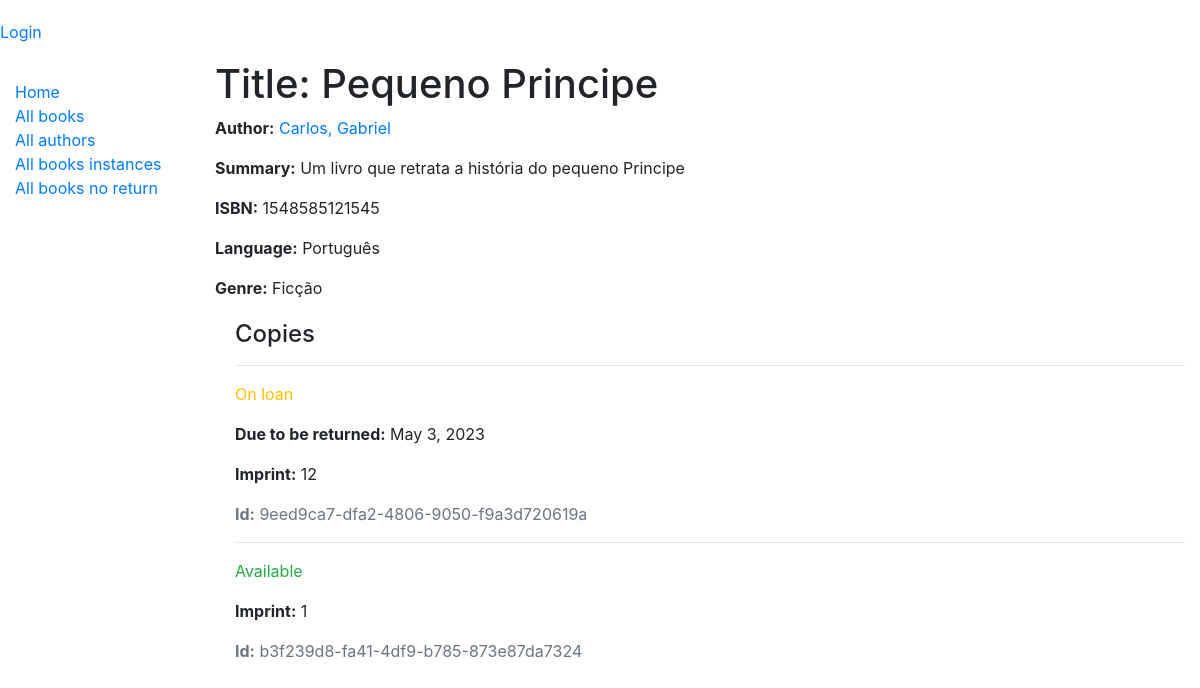
The page /catalog/book/1/ on the database as committed earlier.
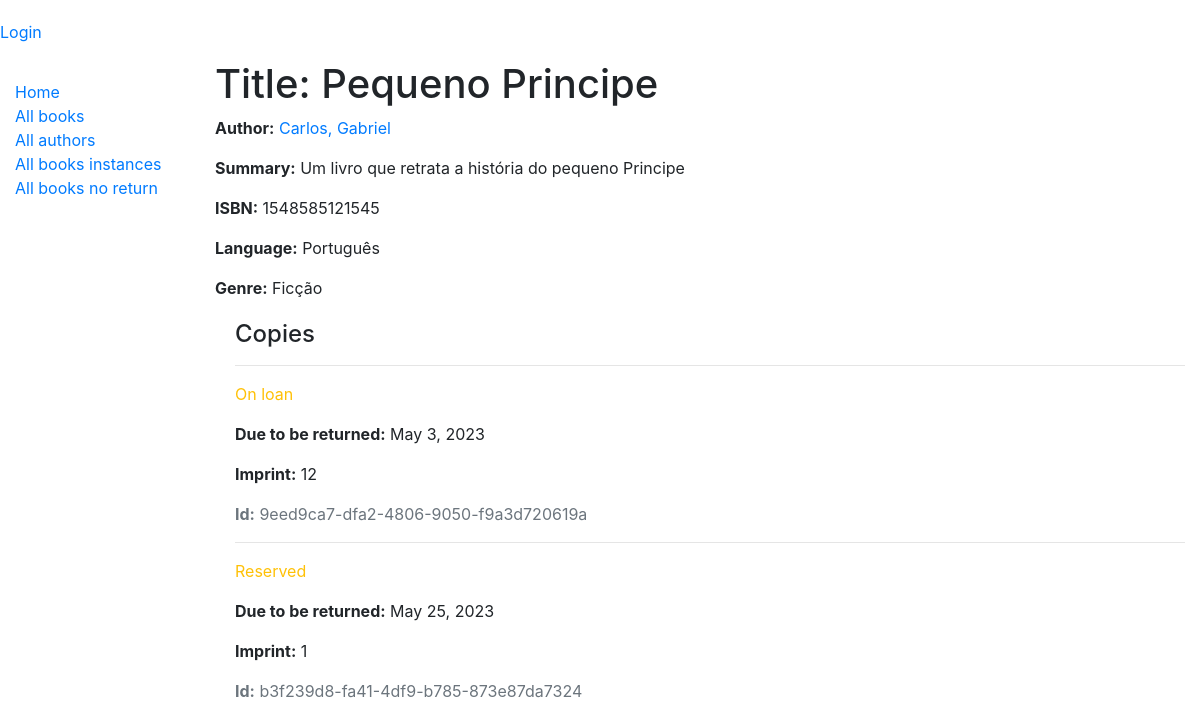
The same page on the database as committed later.
### catalog/models.py (models this page shows, shortened)
class BookUnstance(models.Model):
    id = models.UUIDField(primary_key=True, default=uuid.uuid4, help_text='id unico para um livro particular')
    book = models.ForeignKey('Book', on_delete=models.SET_NULL, null=True)
    imprint = models.CharField(max_length=200)
    due_back = models.DateField(null=True, blank=True)
    borrower = models.ForeignKey(User, on_delete=models.SET_NULL, null=True, blank=True)
    LOAN_STATUS = (
        ('m', 'Maintenance'),
        ('o', 'On loan'),
        ('a', 'Available'),
        ('r', 'Reserved'),
    )
    status = models.CharField(max_length=1, choices=LOAN_STATUS, blank=True, default='m', help_text='Book availability')
    class Meta:
        ordering = ['due_back']
        permissions = (("can_mark_returned", "set book as returned"),)

### catalog/views.py (the view)
# urls.py: path("book/<int:pk>/", views.BookDetailView.as_view(), name="book_detail"),
class BookDetailView(generic.DetailView):
  model = Book

### catalog/models.py (called while the page is built)
    def __str__(self):
        return self.name

    def __str__(self):
        return f'{self.first_name}, {self.last_name}'

    def __str__(self):
        return self.name

### templates/catalog/book_detail.html (shortened to what this page needs)
{% extends "../base.html" %}
{% block content %}
  <h1>Title: {{ book.title }}</h1>
  <p><strong>Author:</strong> <a href="{% url 'catalog:author-detail' book.author.pk %}">{{ book.author }}</a></p>
  <p><strong>Summary:</strong> {{ book.summary }}</p>
  <p><strong>ISBN:</strong> {{ book.isbn }}</p>
  <p><strong>Language:</strong> {{ book.language }}</p>
  <p><strong>Genre:</strong> {% for genre in book.genre.all %} {{ genre }}{% if not forloop.last %}, {% endif %}{% endfor %}</p>
  <div style="margin-left:20px;margin-top:20px">
    <h4>Copies</h4>
    {% for copy in book.bookunstance_set.all %}
      <hr>
      <p class="{% if copy.status == 'a' %}text-success{% elif copy.status == 'm' %}text-danger{% else %}text-warning{% endif %}">{{ copy.get_status_display }}</p>
      {% if copy.status != 'a' %}
        <p><strong>Due to be returned:</strong> {{copy.due_back}}</p>
        {% endif %}
      <p><strong>Imprint:</strong> {{copy.imprint}}</p>
      <p class="text-muted"><strong>Id:</strong> {{copy.id}}</p>
    {% endfor %}
  </div>
{% endblock %}

Rows that differ between the two databases and show on the page:
changed BookUnstance "b3f239d8-fa41-4df9-b785-873e87da7324": status "Available" → "Reserved"; due_back (not shown) → "May 25, 2023"
